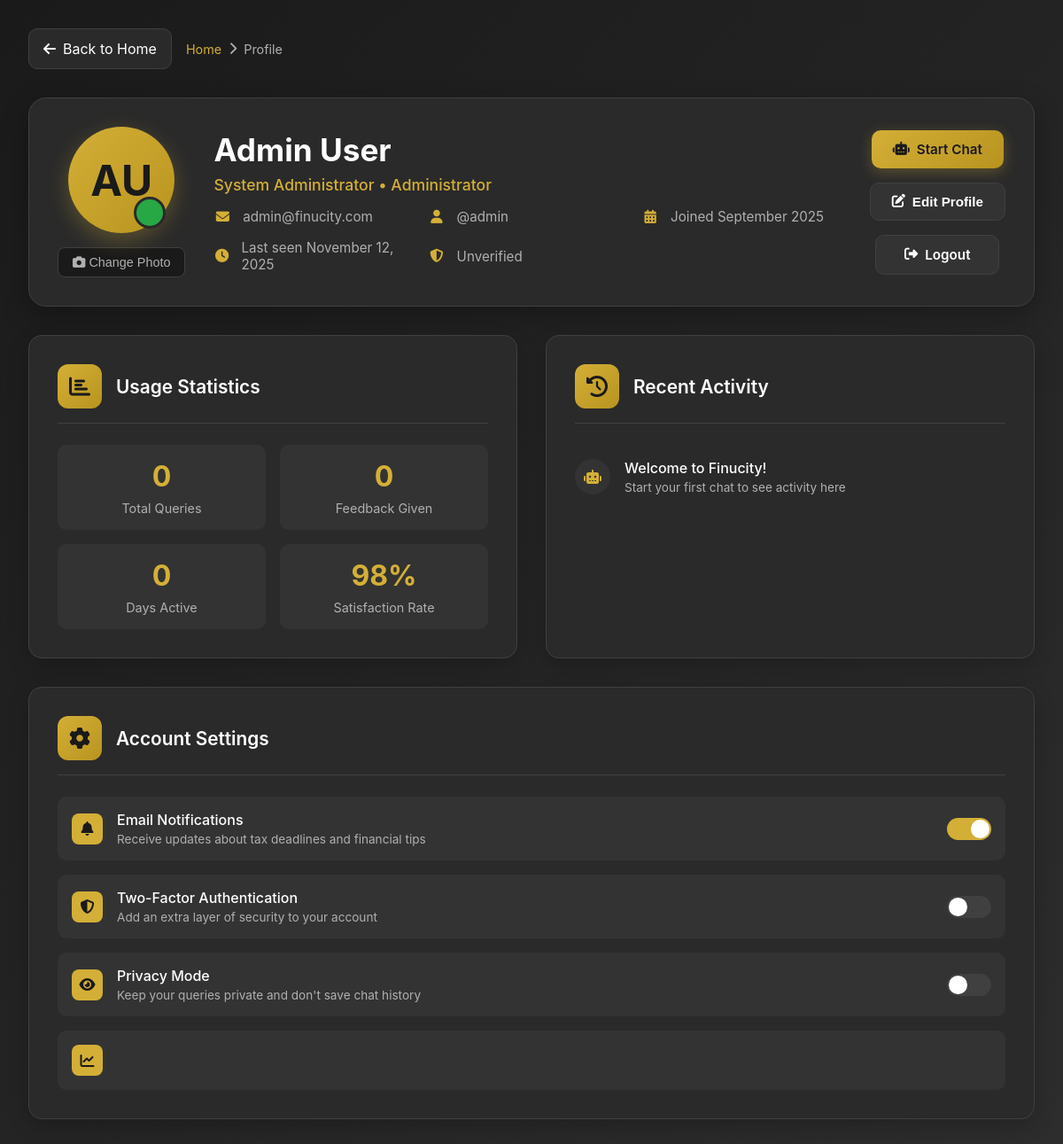
The page /profile (signed in) on the database as committed earlier.
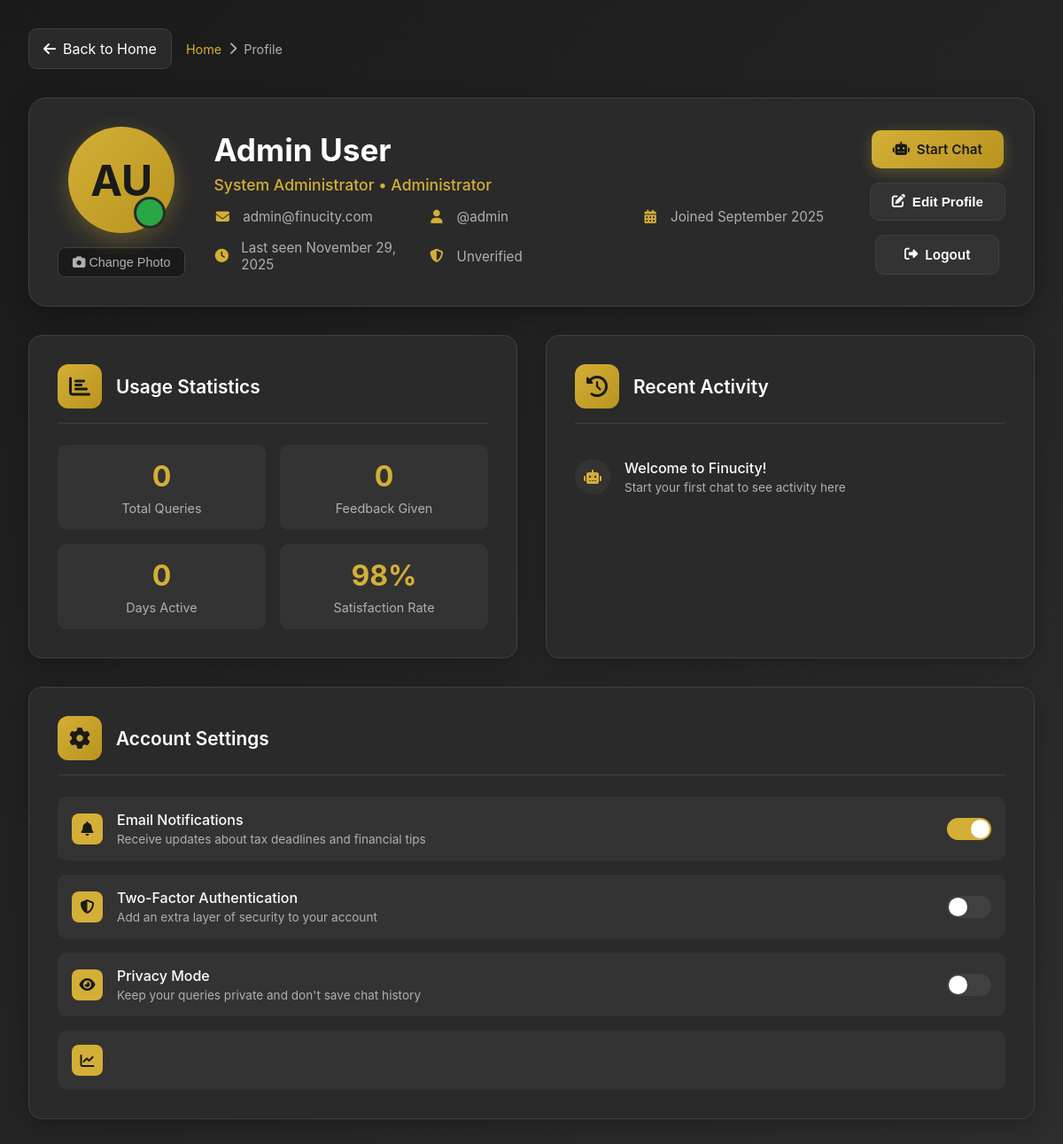
The same page on the database as committed later.
### finucity/models.py (models this page shows, shortened)
class User(UserMixin, db.Model):
    __tablename__ = 'users'
    id = db.Column(db.Integer, primary_key=True)
    username = db.Column(db.String(80), unique=True, nullable=False, index=True)
    email = db.Column(db.String(120), unique=True, nullable=False, index=True)
    password_hash = db.Column(db.String(200), nullable=False)
    first_name = db.Column(db.String(50), nullable=False)
    last_name = db.Column(db.String(50), nullable=False)
    phone = db.Column(db.String(15))
    profession = db.Column(db.String(100))
    city = db.Column(db.String(50))
    state = db.Column(db.String(50))
    is_active = db.Column(db.Boolean, default=True)
    is_admin = db.Column(db.Boolean, default=False)
    email_verified = db.Column(db.Boolean, default=False)
    created_at = db.Column(db.DateTime, default=datetime.utcnow)
    last_login = db.Column(db.DateTime)
    last_seen = db.Column(db.DateTime, default=datetime.utcnow)
    chat_queries = db.relationship('ChatQuery', backref='user', lazy='dynamic', cascade='all, delete-orphan')
    conversations = db.relationship('Conversation', backref='user', lazy='dynamic', cascade='all, delete-orphan')
    feedback_entries = db.relationship(
        'UserFeedback',
        foreign_keys='UserFeedback.user_id',
        backref='user',
        lazy='dynamic',
        cascade='all, delete-orphan'
    )
    admin_responses = db.relationship(
        'UserFeedback',
        foreign_keys='UserFeedback.admin_user_id',
        backref='admin',
        lazy='dynamic'
    )
    @property
    def full_name(self) -> str:
        return f"{self.first_name} {self.last_name}"

### finucity/routes.py (the view)
@main_bp.route('/profile', endpoint='profile')
@login_required
def profile():
    return render_template('profile.html', user=current_user)

### app.py (called while the page is built)
@login_manager.user_loader
def load_user(user_id):
    return User.query.get(int(user_id))

@app.context_processor
def utility_processor():
    return dict(hasattr=hasattr, getattr=getattr, isinstance=isinstance, len=len, str=str, int=int, float=float, bool=bool)

### finucity/routes.py (called while the page is built)
def check_ca_access():
    if not current_user. is_authenticated:
        return False
    user_role = getattr(current_user, 'role', 'user')
    return user_role in ['ca', 'admin']

def check_admin_access():
    if not current_user. is_authenticated:
        return False
    user_role = getattr(current_user, 'role', 'user')
    return user_role == 'admin'

@main_bp. context_processor
def inject_current_year():
    return {
        'current_year': datetime.now().year,
        'current_date': datetime. now().strftime('%B %d, %Y')
    }

@main_bp.context_processor
def inject_supabase_env():
    return {
        'SUPABASE_URL': os.getenv('SUPABASE_URL', ''),
        'SUPABASE_ANON_KEY':  os.getenv('SUPABASE_ANON_KEY', '')
    }

### finucity/templates/profile.html (shortened to what the changed rows need)
<!DOCTYPE html>
<html lang="en">
<head>
    <link rel="stylesheet" href="https://cdnjs.cloudflare.com/ajax/libs/font-awesome/6.4.0/css/all.min.css">
</head>
<body>
    <div class="container">
        <div class="header">
            <div class="avatar-section">
                <div class="user-avatar">
                    {{ user.first_name[0] }}{{ user.last_name[0] }}
                </div>
                <button class="avatar-upload">
                    <i class="fas fa-camera"></i> Change Photo
                </button>
            </div>
            <div class="user-info">
                <h1 class="user-name">{{ user.full_name }}</h1>
                <p class="user-title">
                    {% if user.profession %}
                        {{ user.profession }}
                    {% else %}
                        Finucity User
                    {% endif %}
                    {% if user.is_admin %} • Administrator{% endif %}
                </p>
                <div class="user-meta">
                    <div class="meta-item">
                        <i class="fas fa-envelope"></i>
                        <span>{{ user.email }}</span>
                    </div>
                    <div class="meta-item">
                        <i class="fas fa-user"></i>
                        <span>@{{ user.username }}</span>
                    </div>
                    <div class="meta-item">
                        <i class="fas fa-calendar-alt"></i>
                        <span>Joined {{ user.created_at.strftime('%B %Y') if user.created_at else 'Recently' }}</span>
                    </div>
                    <div class="meta-item">
                        <i class="fas fa-clock"></i>
                        <span>Last seen {{ user.last_login.strftime('%B %d, %Y') if user.last_login else 'Never' }}</span>
                    </div>
                    <div class="meta-item">
                    </div>
                </div>
            </div>
        </div>
        <div class="main-content">
            <div class="card">
                <div class="card-header">
                    <h2 class="card-title">Usage Statistics</h2>
                </div>
            </div>
            <div class="card">
                <div class="card-header">
                    <h2 class="card-title">Recent Activity</h2>
                </div>
            </div>
            <div class="card full-width">
                <div class="card-header">
                    <h2 class="card-title">Account Settings</h2>
                </div>

Rows that differ between the two databases and show on the page:
changed User "Admin User": last_login "November 12, 2025" → "November 29, 2025"
